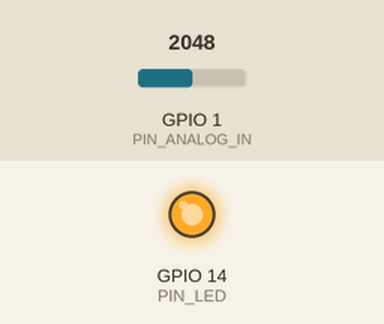
Recording of a sketch running on a simulated ESP32. Parts: output pins drawn as LEDs (lit = HIGH). The test bench sets the inputs (shaded band); at power-on: GPIO 1 (PIN_ANALOG_IN) = 2048.

Above: at 1.2 s.
1.3 s: GPIO 1 (PIN_ANALOG_IN) set to 1228
At 2.4 s:
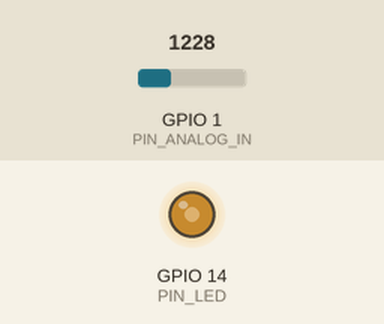
2.8 s: GPIO 1 (PIN_ANALOG_IN) set to 2047
At 3.6 s:
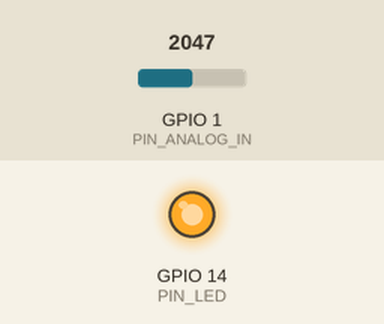
4.3 s: GPIO 1 (PIN_ANALOG_IN) set to 332
At 4.8 s:
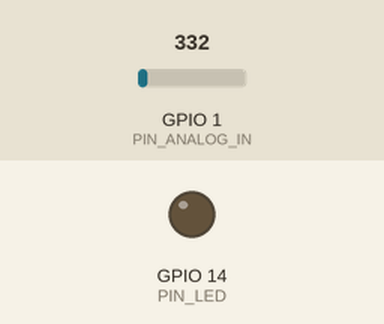
5.8 s: GPIO 1 (PIN_ANALOG_IN) set to 2088
At 6.8 s:
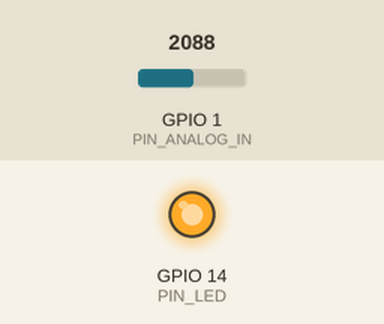
7.3 s: GPIO 1 (PIN_ANALOG_IN) set to 0
At 7.9 s:
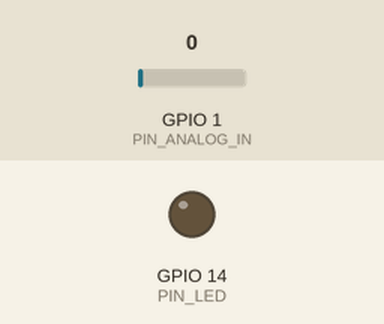
Timing chart, 0 to 9.8 s (numbered marks = the images above; inputs shaded):
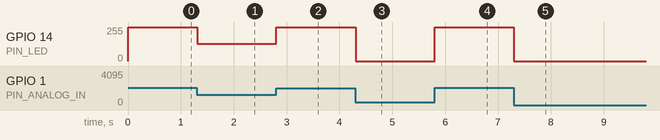

Measured:
- after the input at 1.3 s, GPIO 14 (PIN_LED): 255/255 → 130/255 at once
- after the input at 2.8 s, GPIO 14 (PIN_LED): 130/255 → 255/255 at once
- after the input at 4.3 s, GPIO 14 (PIN_LED): 255/255 → 0/255 at once
- after the input at 5.8 s, GPIO 14 (PIN_LED): 0/255 → 255/255 at once
- after the input at 7.3 s, GPIO 14 (PIN_LED): 255/255 → 0/255 at once

The sketch:

sketch_12_photo_night_lamp.ino
```cpp
#define PIN_ANALOG_IN 1
#define PIN_LED 14
#define CHAN 0
#define LIGHT_MIN 372
#define LIGHT_MAX 2048

void setup() {
  ledcSetup(CHAN, 1000, 12);
  ledcAttachPin(PIN_LED, CHAN);
}
void loop() {
  int adcVal = analogRead(PIN_ANALOG_IN); //read adc
  int pwmVal = map(constrain(adcVal, LIGHT_MIN, LIGHT_MAX), LIGHT_MIN, LIGHT_MAX, 0, 4095);
  // adcVal re-map to pwmVal
  ledcWrite(CHAN, pwmVal);
  delay(10);
}
```
